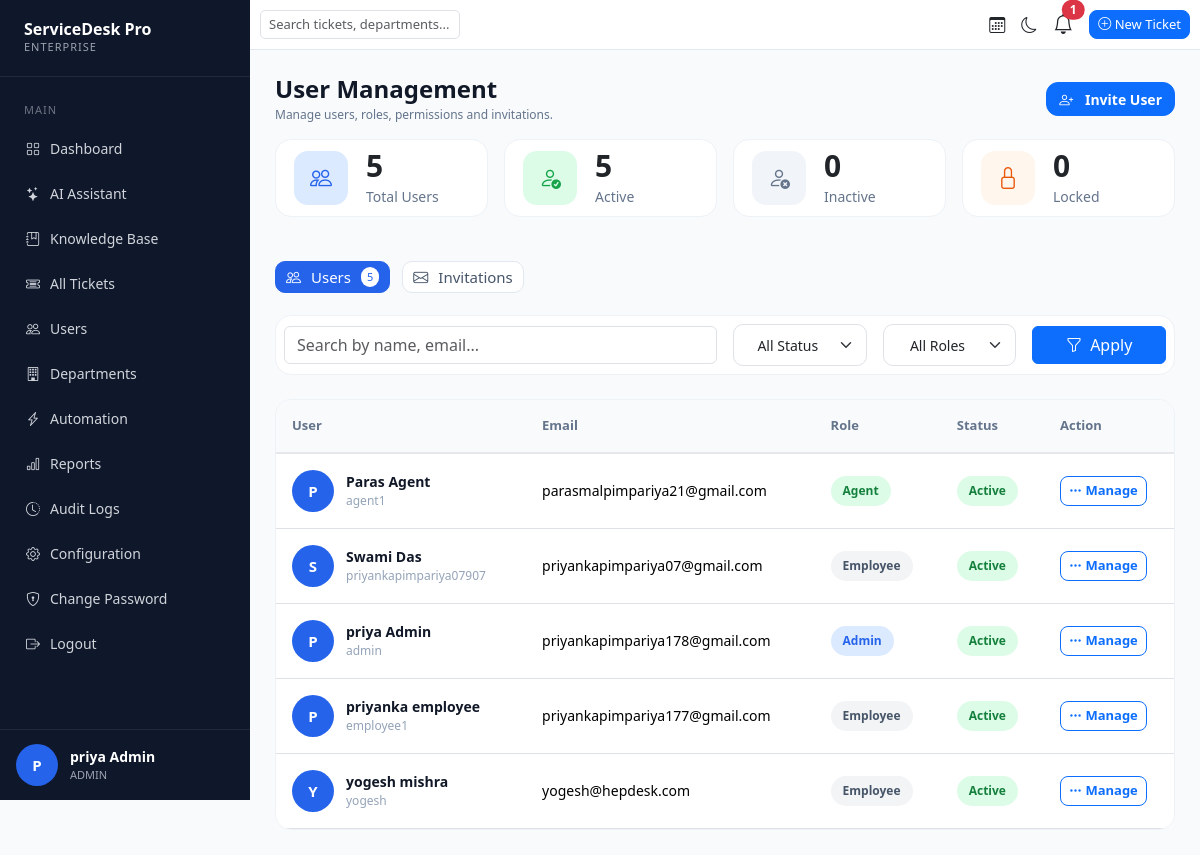
The page /users/ (signed in) on the database as committed earlier.
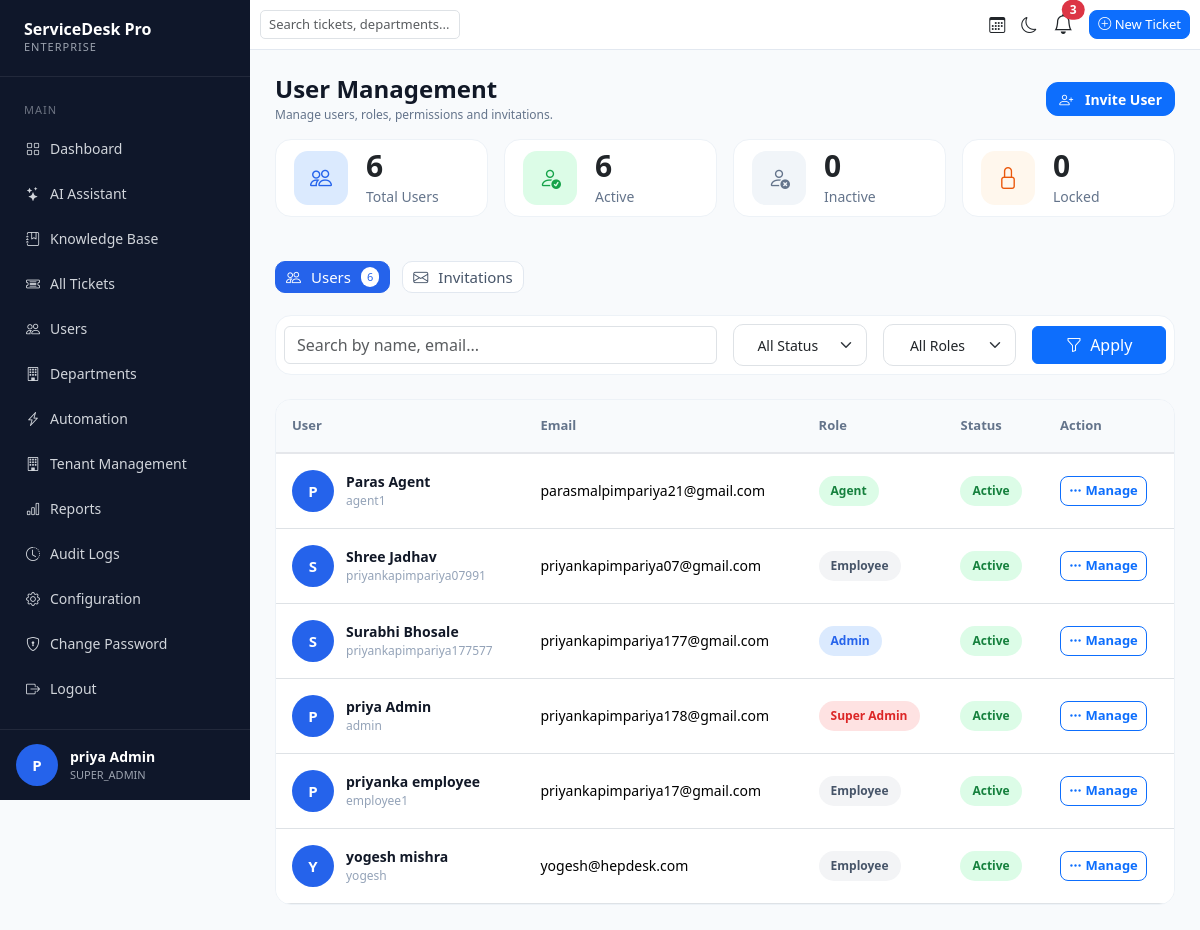
The same page on the database as committed later.
### accounts/models.py (models this page shows, shortened)
class User(AbstractUser):
    ROLE_CHOICES = (
        ('SUPER_ADMIN', 'Super Admin'),
        ('ADMIN', 'Admin'),
        ('AGENT', 'Agent'),
        ('EMPLOYEE', 'Employee'),
    )
    email = models.EmailField(unique=True)
    role = models.CharField(
        max_length=20,
        choices=ROLE_CHOICES,
        default='EMPLOYEE'
    )
    phone = models.CharField(
        max_length=15,
        blank=True,
        null=True
    )
    profile_image = models.ImageField(
        upload_to='profile_images/',
        blank=True,
        null=True
    )
    department = models.ForeignKey(
        'departments.Department',
        on_delete=models.SET_NULL,
        blank=True,
        null=True
    )
    tenant = models.ForeignKey(
        'tenants.Tenant',
        on_delete=models.SET_NULL,
        blank=True,
        null=True,
        related_name='users'
    )
    is_locked = models.BooleanField(
        default=False
    )
    USERNAME_FIELD = 'email'
    REQUIRED_FIELDS = ['username']

### accounts/views.py (the view, shortened to what this page needs)
# urls.py: path('users/', users_list, name='users_list' ),
@login_required
def users_list(request):
    users = User.objects.all().order_by("first_name")
    if request.user.role != 'SUPER_ADMIN':
        users = users.filter(tenant=request.user.tenant)
    search = request.GET.get("search")
    role = request.GET.get("role")
    if role:
        users = users.filter(
            role=role
        )
    status = request.GET.get("status")
    if status == "active":
        users = users.filter(
            is_active=True
        )
    elif status == "inactive":
        users = users.filter(
            is_active=False
        )
    total_users = User.objects.count()
    active_users = User.objects.filter(
        is_active=True
    ).count()
    inactive_users = User.objects.filter(
        is_active=False
    ).count()
    locked_users = 0
    context = {
        "users": users,
        "total_users": total_users,
        "active_users": active_users,
        "inactive_users": inactive_users,
        "locked_users": locked_users,
    }
    return render(
        request,
        "users_list.html",
        context
    )

### tickets/context_processors.py (called while the page is built)
def notification_context(request):
    if request.user.is_authenticated:
        notifications = Notification.objects.filter(
            user=request.user
        )[:5]
        unread_count = Notification.objects.filter(
            user=request.user,
            is_read=False
        ).count()
        return {
            "notifications": notifications,
            "unread_notifications": unread_count
        }
    return {}

### templates/users_list.html (shortened to what this page needs)
{% extends 'base.html' %}
{% block content %}
<div class="user-management">
    <div class="page-header">
        <div>
            <h2 class="page-title">
                User Management
            </h2>
            <p class="page-subtitle">
                Manage users, roles, permissions and invitations.
            </p>
        </div>
        <div>
            <a href="{% url 'invite_user' %}" class="btn btn-primary invite-btn">
                <i class="bi bi-person-plus me-2"></i>
                Invite User
            </a>
        </div>
    </div>
    <div class="row g-3 mb-4">
        <div class="col-xl-3 col-md-6">
            <div class="summary-card summary-blue">
                <div class="summary-icon">
                    <i class="bi bi-people"></i>
                </div>
                <div>
                    <h3>
                        {{ users.count }}
                    </h3>
                    <span>Total Users</span>
                </div>
            </div>
        </div>
        <div class="col-xl-3 col-md-6">
            <div class="summary-card summary-green">
                <div class="summary-icon">
                    <i class="bi bi-person-check"></i>
                </div>
                <div>
                    <h3>
                        {{ active_users }}
                    </h3>
                    <span>Active</span>
                </div>
            </div>
        </div>
        <div class="col-xl-3 col-md-6">
            <div class="summary-card summary-gray">
                <div class="summary-icon">
                    <i class="bi bi-person-x"></i>
                </div>
                <div>
                    <h3>
                        {{ inactive_users }}
                    </h3>
                    <span>Inactive</span>
                </div>
            </div>
        </div>
        <div class="col-xl-3 col-md-6">
            <div class="summary-card summary-orange">
                <div class="summary-icon">
                    <i class="bi bi-lock"></i>
                </div>
                <div>
                    <h3>
                        {{ locked_users }}
                    </h3>
                    <span>Locked</span>
                </div>
            </div>
        </div>
    </div>
    <div class="tabs-wrapper">
        <a href="{% url 'users_list' %}" class="tab active">
            <i class="bi bi-people"></i>
            Users
            <span>
                {{ users.count }}
            </span>
        </a>
        <a href="{% url 'invitation_list' %}" class="tab">
            <i class="bi bi-envelope"></i>
            Invitations
        </a>
    </div>
    <div class="filter-card">
        <form method="get">
            <div class="row g-3 align-items-center">
                <div class="col-lg-6">
                    <div class="filter-search-box">
                        <input type="text" class="form-control" name="search"
                            placeholder="Search by name, email..." value="{{ request.GET.search }}">
                    </div>
                </div>
                <div class="col-lg-2">
                    <select class="form-select" name="status">
                        <option value="">All Status</option>
                    </select>
                </div>
                <div class="col-lg-2">
                    <select class="form-select" name="role">
                        <option value="">All Roles</option>
                    </select>
                </div>
                <div class="col-lg-2">
                    <button class="btn btn-primary w-100">
                        <i class="bi bi-funnel me-1"></i>
                        Apply
                    </button>
                </div>
            </div>
        </form>
    </div>
    <div class="table-card">
        <div class="table-responsive">
            <table class="table align-middle">
                <thead>
                    <tr>
                        <th>User</th>
                        <th>Email</th>
                        <th>Role</th>
                        <th>Status</th>
                        <th width="130">
                            Action
                        </th>
                    </tr>
                </thead>
                <tbody>
                {% for user in users %}
                    <tr>
                        <td>
                            <div class="user-info">
                                <div class="avatar">
                                    {% if user.first_name %}
                                        {{ user.first_name|slice:":1"|upper }}
                                    {% else %}
                                        {{ user.email|slice:":1"|upper }}
                                    {% endif %}
                                </div>
                                <div>
                                    <div class="user-name">
                                        {% if user.first_name %}
                                            {{ user.first_name }}
                                            {{ user.last_name }}
                                        {% else %}
                                            -
                                        {% endif %}
                                    </div>
                                    <div class="user-id">
                                        {{ user.username }}
                                    </div>
                                </div>
                            </div>
                        </td>
                        <td>
                            {{ user.email }}
                        </td>
                        <td>
                            <span class="role role-{{ user.role|lower }}">
                                {{ user.get_role_display }}
                            </span>
                        </td>
                        <td>
                            {% if user.is_active %}
                                <span class="status active">
                                    Active
                                </span>
                            {% else %}
                                <span class="status inactive">
                                    Inactive
                                </span>
                            {% endif %}
                        </td>
                        <td>
                            <a
                               href="{% url 'edit_user' user.id %}"
                               class="btn btn-sm btn-outline-primary">
                                <i class="bi bi-three-dots"></i>
                                Manage
                            </a>
                        </td>
                    </tr>
                {% endfor %}
                </tbody>
            </table>
        </div>
    </div>
</div>
{% endblock %}

### templates/base.html (shortened to what this page needs)
<!DOCTYPE html>
<html lang="en">
<head>
    <link href="https://cdn.jsdelivr.net/npm/bootstrap@5.3.3/dist/css/bootstrap.min.css" rel="stylesheet">
    <link rel="stylesheet" href="https://cdn.jsdelivr.net/npm/bootstrap-icons@1.11.3/font/bootstrap-icons.min.css">
</head>
<body>
<div class="sidebar">
    <div class="logo">
        <h3>ServiceDesk Pro</h3>
        <p>ENTERPRISE</p>
    </div>
    <div class="menu">
        <div class="menu-title">Main</div>
        <a href="{% url 'dashboard' %}">
            <i class="bi bi-grid"></i> Dashboard
        </a>
        <a href="{% url 'ai_assistant' %}">
            <i class="bi bi-stars"></i> AI Assistant
        </a>
        <a href="{% url 'knowledge_base_list' %}">
            <i class="bi bi-journal-bookmark"></i> Knowledge Base
        </a>
        {% if request.user.role == 'ADMIN' or request.user.role == 'SUPER_ADMIN' %}
        <a href="{% url 'all_tickets' %}">
            <i class="bi bi-ticket-detailed"></i> All Tickets
        </a>
        <a href="{% url 'users_list' %}">
            <i class="bi bi-people"></i> Users
        </a>
        <a href="{% url 'department_list' %}">
            <i class="bi bi-building"></i> Departments
        </a>
        <a href="{% url 'automation_list' %}">
            <i class="bi bi-lightning-charge"></i> Automation
        </a>
        {% if request.user.role == 'SUPER_ADMIN' %}
        <a href="{% url 'tenant_list' %}">
            <i class="bi bi-building"></i> Tenant Management
        </a>
        {% endif %}
        <a href="{% url 'reports' %}">
            <i class="bi bi-bar-chart"></i> Reports
        </a>
        <a href="{% url 'audit_logs' %}">
            <i class="bi bi-clock-history"></i> Audit Logs
        </a>
        <a href="{% url 'config_home' %}">
            <i class="bi bi-gear"></i> Configuration
        </a>
        {% endif %}
        <a href="{% url 'change_password' %}">
            <i class="bi bi-shield-lock"></i> Change Password
        </a>
        <a href="{% url 'logout' %}">
            <i class="bi bi-box-arrow-right"></i> Logout
        </a>
    </div>
   <div class="sidebar-footer">
        <div class="avatar">
            {{ request.user.first_name|first|default:"U"|upper }}
        </div>
        <div class="user-box">
            <strong>
                {{ request.user.first_name }} {{ request.user.last_name }}
            </strong>
            <span>
                {{ request.user.role }}
            </span>
        </div>
    </div>
</div>
<div class="content">
    <div class="navbar-custom">
        <div class="d-flex justify-content-between align-items-center h-100 w-100">
            <div class="search-box">
                <input type="text" id="openSearch" class="form-control"
                       placeholder="Search tickets, departments..." readonly>
            </div>
            <div class="d-flex align-items-center">
                <i class="bi bi-calendar3 me-3"></i>
                <i id="themeToggle"
                   class="bi bi-moon me-3"
                   style="cursor:pointer;"></i>
                <div class="dropdown me-3">
                    <button class="btn p-0 border-0 bg-transparent position-relative" type="button"
                        data-bs-toggle="dropdown" aria-expanded="false">
                        <i class="bi bi-bell fs-5"></i>
                        {% if unread_notifications > 0 %}
                        <span class="position-absolute top-0 start-100 translate-middle badge rounded-pill bg-danger">
                            {{ unread_notifications }}
                        </span>
                        {% endif %}
                    </button>
                </div>
                <a href="{% url 'create_ticket' %}"
                   class="btn btn-primary new-ticket-btn">
                    <i class="bi bi-plus-circle"></i> New Ticket
                </a>
            </div>
        </div>
    </div>
    <div class="page-content">
        {% block content %}
        {% endblock %}
    </div>
</div>

### templates/base.html (style rules this page uses)
body { margin:0; background:#f8fafc; font-family:Segoe UI,sans-serif; }
.sidebar { width:250px; height:100vh; position:fixed; left:0; top:0; background:#0f172a; color:white; display:flex; flex-direction:column; }
.logo { padding:20px 24px; border-bottom:1px solid rgba(255,255,255,.08); }
.logo h3 { margin:0; font-size:16px; font-weight:700; color:white; }
.logo p { margin:0; font-size:11px; color:#9ca3af; letter-spacing:1px; }
.menu { padding:15px 12px; }
.menu-title { font-size:11px; color:#6b7280; text-transform:uppercase; letter-spacing:1px; margin:10px 12px; }
.menu a { display:flex; align-items:center; gap:10px; padding:10px 14px; margin-bottom:4px; font-size:14px; font-weight:500; color:#d1d5db; text-decoration:none; border-radius:10px; transition:.2s; }
.user-box { display:flex; flex-direction:column; gap:0; }
.user-box strong { color:#ffffff; font-size:14px; font-weight:600; }
.user-box span { color:#9ca3af; font-size:11px; text-transform:uppercase; }
.sidebar-footer { position:absolute; bottom:0; width:100%; padding:14px 16px; border-top:1px solid rgba(255,255,255,.08); display:flex; align-items:center; gap:12px; }
.avatar { width:38px; height:38px; border-radius:50%; background:#2563eb; color:white; display:flex; align-items:center; justify-content:center; font-size:15px; font-weight:600; }
.content { margin-left:250px; }
.navbar-custom { background:white; height:50px; border-bottom:1px solid #e2e8f0; padding:0 10px; }
.page-content { padding:25px; }
.search-box { width:200px; min-width:200px; flex-shrink:0; }
.search-box input { width:100%; border-radius:5px; font-size:13px; padding:4px 8px; }
.new-ticket-btn { border-radius:08px; font-size: 13px; padding: 4px 08px; }

Rows that differ between the two databases and show on the page:
removed User: first_name "S", first_name "Swami", last_name "Das", username "priyankapimpariya07907", email "priyankapimpariya07@gmail.com", role "Employee", is_active "Active"
changed User "priya Admin": user.role "ADMIN" → "SUPER_ADMIN"; role "Admin" → "Super Admin"
added User: first_name "S", first_name "Shree", last_name "Jadhav", username "priyankapimpariya07991", email "priyankapimpariya07@gmail.com", role "Employee", is_active "Active"
added User: first_name "S", first_name "Surabhi", last_name "Bhosale", username "priyankapimpariya177577", email "priyankapimpariya177@gmail.com", role "Admin", is_active "Active"
changed User "priyanka employee": email "priyankapimpariya177@gmail.com" → "priyankapimpariya17@gmail.com"
Other text that changed with them:
{{ unread_notifications }}: "1" → "3"
{{ users.count }}: "5" → "6"
{{ active_users }}: "5" → "6"
text now shown: "Tenant Management"
